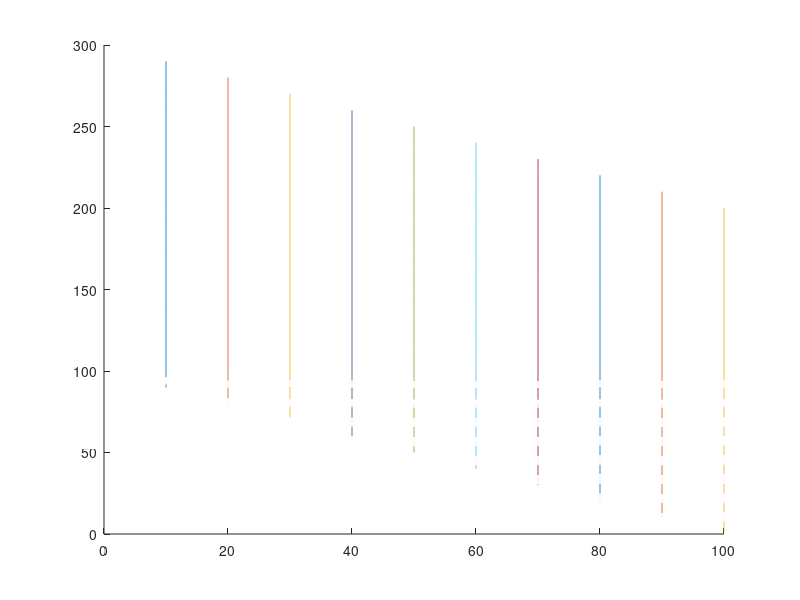

Write MATLAB code to recreate this figure.
load gradDurations
figure(1); hold on; 
plot3(10 * ones(2001, 1), zt10 + 90, z10);
plot3(20 * ones(2001, 1), zt20 + 80, z20);
plot3(30 * ones(2001, 1), zt30 + 70, z30);
plot3(40 * ones(2001, 1), zt40 + 60, z40);
plot3(50 * ones(2001, 1), zt50 + 50, z50);
plot3(60 * ones(2001, 1), zt60 + 40, z60);
plot3(70 * ones(2001, 1), zt70 + 30, z70);
plot3(80 * ones(2001, 1), zt80 + 20, z80);
plot3(90 * ones(2001, 1), zt90 + 10, z90);
plot3(100 * ones(2001, 1), zt100, z100);